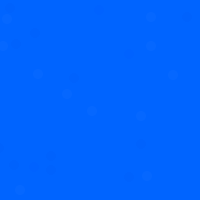
Frame 1 (no input)
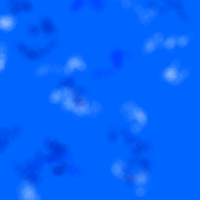
Frame 60 (the mouse pressed at the canvas centre just before this capture)
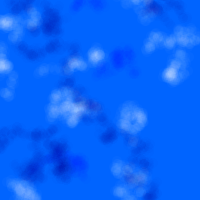
Frame 120 (the mouse held since frame 60 and released just before this capture)

The Processing sketch that drew these frames (run headless with seeded random() and noise(); from frame 60 on, the mouse is pressed at the canvas centre):

// Processing sketch: processing_40875
// ── processing_40875.pde

//Tie-Dying

int num = 25; //number of sources
int ellipseSize = 10; //size of "paint"

Paint[] myPaint = new Paint[num]; //paint array

color[] paintColor = new color[3]; //color array

void setup() {
  size(200, 200);
  background(0, 100, 255);

  //add specific colors to choose later
  paintColor[0] = color(25, 25, 150, 5);
  paintColor[1] = color(255, 5);
  paintColor[2] = color(0, 0, 255, 5);

  //seed array
  for (int a=0; a<myPaint.length; a++) {
    myPaint[a] = new Paint();
  }
}

void draw() {
  for (int a=0; a<myPaint.length; a++) {
    myPaint[a].update();
    myPaint[a].draw();
  }
}

//creating a class
class Paint {
  int x = int(random(width));
  int y = int(random(height));
  color paint = paintColor[int(random(0, 3))];

  Paint() {
  }

  void update() { //feeds the update in previous void draw and moves the paint
    x = x + int(random(-5, 5));
    y = y + int(random(-5, 5));
  }

  void draw() { //draws the original circle to be altered
    noStroke();
    fill(paint);
    ellipse(x, y, ellipseSize, ellipseSize);
  }
}
